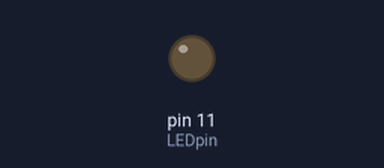
Simulated run of this sketch. Board: Arduino Uno, built with avr-gcc and run on an emulated ATmega328P. Shown: output pins drawn as LEDs (lit = HIGH).

Above: at 0.1 s.
At 38.1 s:
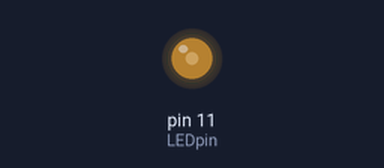
Timing chart, 0 to 39.6 s (numbered marks = the images above):
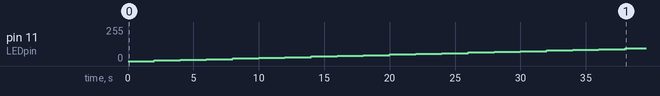

Measured:
- by itself, pin 11 (LEDpin): moves from 0/255 to 95/255 over 36.0 s

The sketch:

o11_PWMforLoop.ino
```cpp
const int LEDpin = 11; // analogLED pin can be: 3,5,6,9,10,11

void setup() {
  // put your setup code here, to run once:
  pinMode(LEDpin,OUTPUT);
}

void loop() {
  for(int i=0; i<255; i=i+5){
    analogWrite(LEDpin, i); //0 to 255 accepted
    delay(2000);
  }
  for(int i=255; i>0; i=i-5){
    analogWrite(LEDpin, i); //0 to 255 accepted
    delay(2000);
  }

}
```
